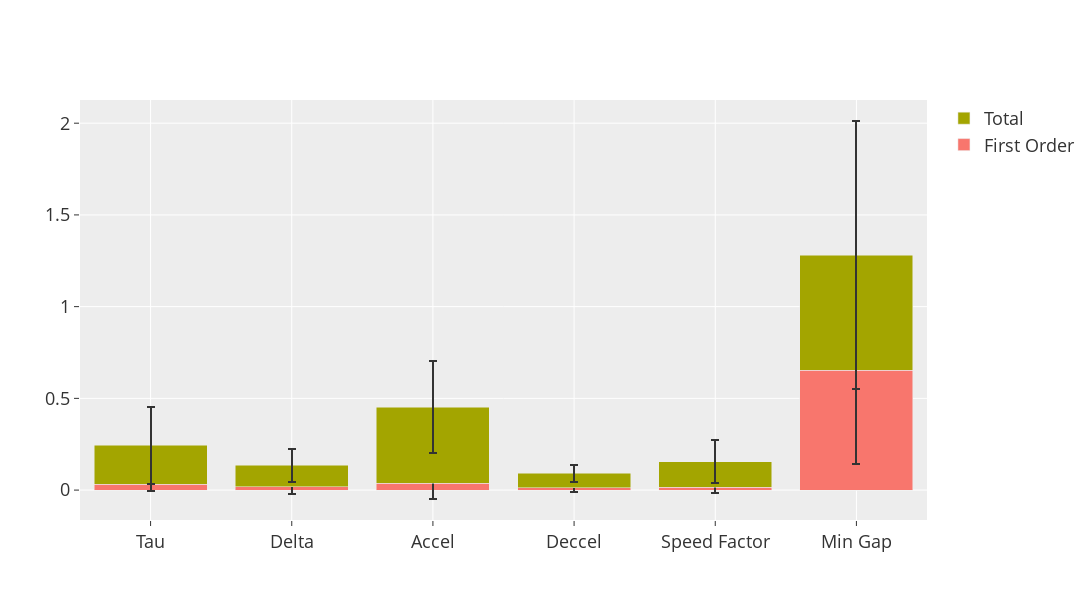

The cell this chart's notebook holds for it:
### Code cell
fig = go.Figure()


fig.add_trace(go.Bar(x=names, y=sensitivity_df['S1'], name="First Order", error_y=dict(type='data', array=sensitivity_df['S1_conf'].values)))
fig.add_trace(go.Bar(x=names, y=sensitivity_df['ST'] - sensitivity_df['S1'], name="Total", error_y=dict(type='data', array=sensitivity_df['ST_conf'].values)))

fig.update_layout(barmode='stack', template='ggplot2', height=600, width=1200, font_size=18)

fig.show()

### Figure 1 — Plotly figure (JSON) as saved in the notebook; plotly's stock layout.template omitted (floating-point values rounded to 4 significant figures)
{"data": [{"error_y": {"array": [0.03838, 0.03778, 0.0866, 0.02108, 0.03008, 0.5102], "type": "data"}, "name": "First Order", "type": "bar", "x": ["Tau", "Delta", "Accel", "Deccel", "Speed Factor", "Min Gap"], "y": [0.03192, 0.01796, 0.03809, 0.01347, 0.01642, 0.6525]}, {"error_y": {"array": [0.2097, 0.08994, 0.2492, 0.04846, 0.1173, 0.7312], "type": "data"}, "name": "Total", "type": "bar", "x": ["Tau", "Delta", "Accel", "Deccel", "Speed Factor", "Min Gap"], "y": [0.212, 0.1167, 0.4138, 0.07714, 0.139, 0.6282]}], "layout": {"barmode": "stack", "font": {"size": 18}, "height": 600, "width": 1200, "xaxis": {"autorange": true, "range": [-0.5, 5.5], "type": "category"}, "yaxis": {"autorange": true, "range": [-0.163, 2.126], "type": "linear"}}}
